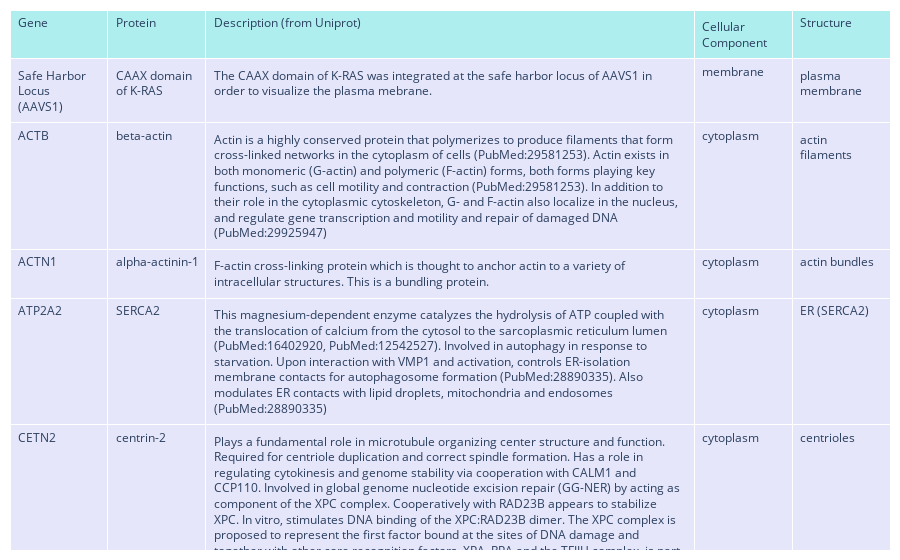

The code cell stored with this chart in its notebook:
### Markdown cell above
### The hiPSC Single-Cell Image Dataset
Our dataset consists of 3D live-cell images of *normal human induced pluripotent stem cells (hiPSCs)*, which are a useful human cell model system. The dataset includes 25 cell lines representing fluorescently tagged major organelles, cellular structures, and compartments. Images of these cells were obtained in 3D using spinning-disk confocal microscopes and were further processed using deep learning-based segmentation.

<img src="resources/hipsc_single_cell_image_dataset_summary.png"/>

As was described in the first chapter, the dataset consists of 25 different fluorescently tagged proteins that we use to visualize some of the majore organelles. Below you'll find a table that describes the gene, protein, a description, where in the cell the protein is generally locatated, as well the structure that the protein represents.

### Code cell
import plotly.graph_objects as go
cell_line_anno = pd.read_csv("resources/cell_line_annotation.txt",delimiter="\t")

fig_tab = go.Figure(
    data=[go.Table(
        columnwidth=[80,80,400,80,80],
        header=dict(values=list(cell_line_anno.columns),
            fill_color='paleturquoise',
            align = 'left'),
        cells=dict(values=[cell_line_anno.Gene,cell_line_anno.Protein,cell_line_anno['Description (from Uniprot)'],cell_line_anno['Cellular Component'],cell_line_anno.Structure],
                   fill_color='lavender',
                   align='left'))

    ]
)
fig_tab.update_layout(
    margin=dict(
        l=10,
        r=10,
        b=10,
        t=10,
        pad=4
    ),
)
fig_tab.show(renderer="jupyterlab")

### Figure 1 — Plotly figure (JSON) as saved in the notebook; plotly's stock layout.template omitted (floating-point values rounded to 4 significant figures)
{"data": [{"cells": {"align": "left", "fill": {"color": "lavender"}, "values": [["Safe Harbor Locus (AAVS1)", "ACTB", "ACTN1", "ATP2A2", "CETN2", "CTNNB1", "DSP", "FBL", "GJA1", "HIST1H2BJ", "LAMP1", "LMNB1", "MYH10", "NPM1", "NUP153", "PXN", "RAB5A", "SEC61B", "SLC25A17", "SMC1A", "SON", "ST6GAL1", "TJP1", "TOMM20", "TUBA1B"], ["CAAX domain of K-RAS", "beta-actin", "alpha-actinin-1", "SERCA2", "centrin-2", "beta-catenin", "desmoplakin", "fibrillarin", "connexin-43", "H2B", "LAMP-1", "lamin B1", "non-muscle myosin IIB", "nucleophosmin", "Nup153", "paxillin", "Rab-5A", "Sec61 beta", "PMP34", "SMC-1A", "SON", "sialyltransferase 1", "ZO-1", "Tom20", "alpha-tubulin"], ["The CAAX domain of K-RAS was integrated at the safe harbor locus of AAVS1 in order to visualize the plasma mebrane.", "Actin is a highly conserved protein that polymerizes to produce filaments that form cross-linked networks in the cytoplasm of cells (PubMed:29581253).\nActin exists in both monomeric (G-actin) and polymeric (F-actin) forms, both forms playing key functions, such as cell motility and contraction (PubMed:29581253).\nIn addition to their role in the cytoplasmic cytoskeleton, G- and F-actin also localize in the nucleus, and regulate gene transcription and motility and repair of damaged DNA (PubMed:29925947)", "F-actin cross-linking protein which is thought to anchor actin to a variety of intracellular structures. This is a bundling protein.", "This magnesium-dependent enzyme catalyzes the hydrolysis of ATP coupled with the translocation of calcium from the cytosol to the sarcoplasmic reticulum lumen (PubMed:16402920, PubMed:12542527).\nInvolved in autophagy in response to starvation. Upon interaction with VMP1 and activation, controls ER-isolation membrane contacts for autophagosome formation (PubMed:28890335).\nAlso modulates ER contacts with lipid droplets, mitochondria and endosomes (PubMed:28890335)", "Plays a fundamental role in microtubule organizing center structure and function. Required for centriole duplication and correct spindle formation. Has a role in regulating cytokinesis and genome stability via cooperation with CALM1 and CCP110.\nInvolved in global genome nucleotide excision repair (GG-NER) by acting as component of the XPC complex. Cooperatively with RAD23B appears to stabilize XPC. In vitro, stimulates DNA binding of the XPC:RAD23B dimer.\nThe XPC complex is proposed to represent the first factor bound at the sites of DNA damage and together with other core recognition factors, XPA, RPA and the TFIIH complex, is part of the pre-incision (or initial recognition) complex. The XPC complex recognizes a wide spectrum of damaged DNA characterized by distortions of the DNA helix such as single-stranded loops, mismatched bubbles or single-stranded overhangs. The orientation of XPC complex binding appears to be crucial for inducing a productive NER. XPC complex is proposed to recognize and to interact with unpaired bases on the undamaged DNA strand which is followed by recruitment of the TFIIH complex and subsequent scanning for lesions in the opposite strand in a 5'-to-3' direction by the NER machinery. Cyclobutane pyrimidine dimers (CPDs) which are formed upon UV-induced DNA damage esacpe detection by the XPC complex due to a low degree of structural perurbation. Instead they are detected by the UV-DDB complex which in turn recruits and cooperates with the XPC complex in the respective DNA repair.\nAs a component of the TREX-2 complex, involved in the export of mRNAs to the cytoplasm through the nuclear pores", "Key downstream component of the canonical Wnt signaling pathway (PubMed:17524503, PubMed:18077326, PubMed:18086858, PubMed:18957423, PubMed:21262353, PubMed:22155184, PubMed:22647378, PubMed:22699938).\nIn the absence of Wnt, forms a complex with AXIN1, AXIN2, APC, CSNK1A1 and GSK3B that promotes phosphorylation on N-terminal Ser and Thr residues and ubiquitination of CTNNB1 via BTRC and its subsequent degradation by the proteasome (PubMed:17524503, PubMed:18077326, PubMed:18086858, PubMed:18957423, PubMed:21262353, PubMed:22155184, PubMed:22647378, PubMed:22699938).\nIn the presence of Wnt ligand, CTNNB1 is not ubiquitinated and accumulates in the nucleus, where it acts as a coactivator for transcription factors of the TCF/LEF family, leading to activate Wnt responsive genes (PubMed:17524503, PubMed:18077326, PubMed:18086858, PubMed:18957423, PubMed:21262353, PubMed:22155184, PubMed:22647378, PubMed:22699938).\nInvolved in the regulation of cell adhesion, as component of an E-cadherin:catenin adhesion complex (By similarity).\nActs as a negative regulator of centrosome cohesion (PubMed:18086858).\nInvolved in the CDK2/PTPN6/CTNNB1/CEACAM1 pathway of insulin internalization (PubMed:21262353).\nBlocks anoikis of malignant kidney and intestinal epithelial cells and promotes their anchorage-independent growth by down-regulating DAPK2 (PubMed:18957423).\nDisrupts PML function and PML-NB formation by inhibiting RANBP2-mediated sumoylation of PML (PubMed:22155184).\nPromotes neurogenesis by maintaining sympathetic neuroblasts within the cell cycle (By similarity).\nInvolved in chondrocyte differentiation via interaction with SOX9: SOX9-binding competes with the binding sites of TCF/LEF within CTNNB1, thereby inhibiting the Wnt signaling (By similarity).", "Major high molecular weight protein of desmosomes. Involved in the organization of the desmosomal cadherin-plakoglobin complexes into discrete plasma membrane domains and in the anchoring of intermediate filaments to the desmosomes.", "S-adenosyl-L-methionine-dependent methyltransferase that has the ability to methylate both RNAs and proteins (PubMed:24352239, PubMed:30540930, PubMed:32017898).\nInvolved in pre-rRNA processing by catalyzing the site-specific 2'-hydroxyl methylation of ribose moieties in pre-ribosomal RNA (PubMed:30540930).\nSite specificity is provided by a guide RNA that base pairs with the substrate (By similarity).\nMethylation occurs at a characteristic distance from the sequence involved in base pairing with the guide RNA (By similarity).\nProbably catalyzes 2'-O-methylation of U6 snRNAs in box C/D RNP complexes (PubMed:32017898).\nU6 snRNA 2'-O-methylation is required for mRNA splicing fidelity (PubMed:32017898).\nAlso acts as a protein methyltransferase by mediating methylation of 'Gln-105' of histone H2A (H2AQ104me), a modification that impairs binding of the FACT complex and is specifically present at 35S ribosomal DNA locus (PubMed:24352239, PubMed:30540930).", "Gap junction protein that acts as a regulator of bladder capacity. A gap junction consists of a cluster of closely packed pairs of transmembrane channels, the connexons, through which materials of low MW diffuse from one cell to a neighboring cell. May play a critical role in the physiology of hearing by participating in the recycling of potassium to the cochlear endolymph. Negative regulator of bladder functional capacity: acts by enhancing intercellular electrical and chemical transmission, thus sensitizing bladder muscles to cholinergic neural stimuli and causing them to contract (By similarity).\nMay play a role in cell growth inhibition through the regulation of NOV expression and localization. Plays an essential role in gap junction communication in the ventricles (By similarity)", "Core component of nucleosome. Nucleosomes wrap and compact DNA into chromatin, limiting DNA accessibility to the cellular machineries which require DNA as a template. Histones thereby play a central role in transcription regulation, DNA repair, DNA replication and chromosomal stability. DNA accessibility is regulated via a complex set of post-translational modifications of histones, also called histone code, and nucleosome remodeling.", "Lysosomal membrane glycoprotein which plays an important role in lysosome biogenesis, autophagy, and cholesterol homeostasis (By similarity).\nAlso plays an important role in NK-cells cytotoxicity (PubMed:23632890, PubMed:2022921).\nMechanistically, participates in cytotoxic granule movement to the cell surface and perforin trafficking to the lytic granule (PubMed:23632890).\nIn addition, protects NK-cells from degranulation-associated damage induced by their own cytotoxic granule content (PubMed:23847195).\nPresents carbohydrate ligands to selectins. Also implicated in tumor cell metastasis", "Lamins are components of the nuclear lamina, a fibrous layer on the nucleoplasmic side of the inner nuclear membrane, which is thought to provide a framework for the nuclear envelope and may also interact with chromatin.", "Cellular myosin that appears to play a role in cytokinesis, cell shape, and specialized functions such as secretion and capping. Involved with LARP6 in the stabilization of type I collagen mRNAs for CO1A1 and CO1A2. During cell spreading, plays an important role in cytoskeleton reorganization, focal contacts formation (in the central part but not the margins of spreading cells), and lamellipodial extension; this function is mechanically antagonized by MYH9.", "Involved in diverse cellular processes such as ribosome biogenesis, centrosome duplication, protein chaperoning, histone assembly, cell proliferation, and regulation of tumor suppressors p53/TP53 and ARF. Binds ribosome presumably to drive ribosome nuclear export. Associated with nucleolar ribonucleoprotein structures and bind single-stranded nucleic acids. Acts as a chaperonin for the core histones H3, H2B and H4. Stimulates APEX1 endonuclease activity on apurinic/apyrimidinic (AP) double-stranded DNA but inhibits APEX1 endonuclease activity on AP single-stranded RNA. May exert a control of APEX1 endonuclease activity within nucleoli devoted to repair AP on rDNA and the removal of oxidized rRNA molecules. In concert with BRCA2, regulates centrosome duplication. Regulates centriole duplication: phosphorylation by PLK2 is able to trigger centriole replication. Negatively regulates the activation of EIF2AK2/PKR and suppresses apoptosis through inhibition of EIF2AK2/PKR autophosphorylation. Antagonizes the inhibitory effect of ATF5 on cell proliferation and relieves ATF5-induced G2/M blockade (PubMed:22528486).\nIn complex with MYC enhances the transcription of MYC target genes (PubMed:25956029).\nMay act as chaperonin or cotransporter in the nucleolar localization of transcription termination factor TTF1 (By similarity).", "Component of the nuclear pore complex (NPC), a complex required for the trafficking across the nuclear envelope. Functions as a scaffolding element in the nuclear phase of the NPC essential for normal nucleocytoplasmic transport of proteins and mRNAs. Involved in the quality control and retention of unspliced mRNAs in the nucleus; in association with TPR, regulates the nuclear export of unspliced mRNA species bearing constitutive transport element (CTE) in a NXF1- and KHDRBS1-independent manner. Mediates TPR anchoring to the nuclear membrane at NPC. The repeat-containing domain may be involved in anchoring other components of the NPC to the pore membrane. Possible DNA-binding subunit of the nuclear pore complex (NPC).", "Cytoskeletal protein involved in actin-membrane attachment at sites of cell adhesion to the extracellular matrix (focal adhesion).", "Small GTPase which cycles between active GTP-bound and inactive GDP-bound states. In its active state, binds to a variety of effector proteins to regulate cellular responses such as of intracellular membrane trafficking, from the formation of transport vesicles to their fusion with membranes. Active GTP-bound form is able to recruit to membranes different sets of downstream effectors directly responsible for vesicle formation, movement, tethering and fusion. RAB5A is required for the fusion of plasma membranes and early endosomes (PubMed:10818110, PubMed:14617813, PubMed:16410077, PubMed:15378032).\nContributes to the regulation of filopodia extension (PubMed:14978216).\nRequired for the exosomal release of SDCBP, CD63, PDCD6IP and syndecan (PubMed:22660413).\nRegulates maturation of apoptotic cell-containing phagosomes, probably downstream of DYN2 and PIK3C3 (By similarity).", "Component of SEC61 channel-forming translocon complex that mediates transport of signal peptide-containing precursor polypeptides across the endoplasmic reticulum (ER) (PubMed:12475939).\nComponent of a ribosome-associated ER translocon complex involved in multi-pass membrane protein transport into the ER membrane and biogenesis (PubMed:32820719).\nThe SEC61 channel cooperates with the translocating protein TRAM1 to import nascent proteins into the ER (PubMed:19121997).\nRequired for PKD1/Polycystin-1 biogenesis (By similarity)", "Peroxisomal transporter for multiple cofactors like coenzyme A (CoA), flavin adenine dinucleotide (FAD), flavin mononucleotide (FMN) and nucleotide adenosine monophosphate (AMP), and to a lesser extent for nicotinamide adenine dinucleotide (NAD+), adenosine diphosphate (ADP) and adenosine 3',5'-diphosphate (PAP). May catalyze the transport of free CoA, FAD and NAD+ from the cytosol into the peroxisomal matrix by a counter-exchange mechanism. Inhibited by pyridoxal 5'-phosphate and bathophenanthroline in vitro.", "Involved in chromosome cohesion during cell cycle and in DNA repair. Central component of cohesin complex. The cohesin complex is required for the cohesion of sister chromatids after DNA replication. The cohesin complex apparently forms a large proteinaceous ring within which sister chromatids can be trapped. At anaphase, the complex is cleaved and dissociates from chromatin, allowing sister chromatids to segregate. The cohesin complex may also play a role in spindle pole assembly during mitosis. Involved in DNA repair via its interaction with BRCA1 and its related phosphorylation by ATM, or via its phosphorylation by ATR. Works as a downstream effector both in the ATM/NBS1 branch and in the ATR/MSH2 branch of S-phase checkpoint.", "RNA-binding protein that acts as a mRNA splicing cofactor by promoting efficient splicing of transcripts that possess weak splice sites. Specifically promotes splicing of many cell-cycle and DNA-repair transcripts that possess weak splice sites, such as TUBG1, KATNB1, TUBGCP2, AURKB, PCNT, AKT1, RAD23A, and FANCG. Probably acts by facilitating the interaction between Serine/arginine-rich proteins such as SRSF2 and the RNA polymerase II. Also binds to DNA; binds to the consensus DNA sequence: 5'-GA[GT]AN[CG][AG]CC-3'. May indirectly repress hepatitis B virus (HBV) core promoter activity and transcription of HBV genes and production of HBV virions. Essential for correct RNA splicing of multiple genes critical for brain development, neuronal migration and metabolism, including TUBG1, FLNA, PNKP, WDR62, PSMD3, PCK2, PFKL, IDH2, and ACY1 (PubMed:27545680).", "Transfers sialic acid from CMP-sialic acid to galactose-containing acceptor substrates.", "TJP1, TJP2, and TJP3 are closely related scaffolding proteins that link tight junction (TJ) transmembrane proteins such as claudins, junctional adhesion molecules, and occludin to the actin cytoskeleton (PubMed:7798316, PubMed:9792688).\nThe tight junction acts to limit movement of substances through the paracellular space and as a boundary between the compositionally distinct apical and basolateral plasma membrane domains of epithelial and endothelial cells. Necessary for lumenogenesis, and particularly efficient epithelial polarization and barrier formation (By similarity).\nPlays a role in the regulation of cell migration by targeting CDC42BPB to the leading edge of migrating cells (PubMed:21240187).\nPlays an important role in podosome formation and associated function, thus regulating cell adhesion and matrix remodeling (PubMed:20930113).\nWith TJP2 and TJP3, participates in the junctional retention and stability of the transcription factor DBPA, but is not involved in its shuttling to the nucleus (By similarity).", "Central component of the receptor complex responsible for the recognition and translocation of cytosolically synthesized mitochondrial preproteins. Together with TOM22 functions as the transit peptide receptor at the surface of the mitochondrion outer membrane and facilitates the movement of preproteins into the TOM40 translocation pore (By similarity). Required for the translocation across the mitochondrial outer membrane of cytochrome P450 monooxygenases", "Tubulin is the major constituent of microtubules. It binds two moles of GTP, one at an exchangeable site on the beta chain and one at a non-exchangeable site on the alpha chain."], ["membrane", "cytoplasm", "cytoplasm", "cytoplasm", "cytoplasm", "cytoplasm", "membrane", "nucleus", "membrane", "nucleus", "cytoplasm", "nuclear periphery", "cytoplasm", "nucleus", "nuclear periphery", "membrane", "cytoplasm", "cytoplasm", "cytoplasm", "nucleus", "nucleus", "cytoplasm", "membrane", "cytoplasm", "cytoplasm"], ["plasma membrane", "actin filaments", "actin bundles", "ER (SERCA2)", "centrioles", "adherens junctions", "desmosomes", "nucleoli (DFC)", "gap junctions", "histones", "lysosomes", "nuclear envelope", "actomyosin bundles", "nucleoli (GC)", "nuclear pores", "matrix adhesions", "endosomes", "ER (Sec61 beta)", "peroxisomes", "cohesins", "nuclear speckles", "Golgi", "tight junctions", "mitochondria", "microtubules"]]}, "columnwidth": [80, 80, 400, 80, 80], "header": {"align": "left", "fill": {"color": "paleturquoise"}, "values": ["Gene", "Protein", "Description (from Uniprot)", "Cellular Component", "Structure"]}, "type": "table"}], "layout": {"autosize": true, "margin": {"b": 10, "l": 10, "pad": 4, "r": 10, "t": 10}}}
